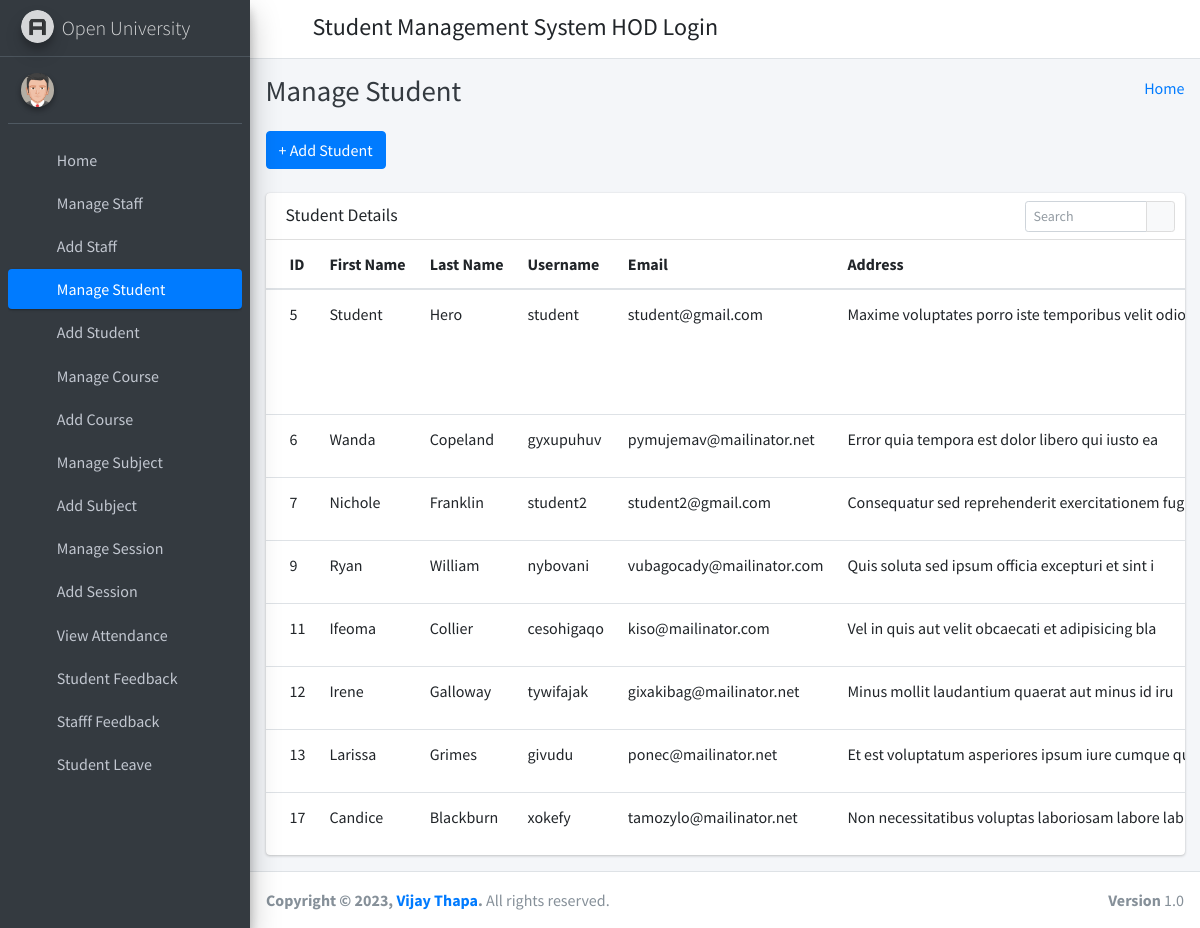
Screenshot of /manage_student/ (signed in) with the database file from the repository.
### student_management_app/models.py (models this page shows)
class Students(models.Model):
    id = models.AutoField(primary_key=True)
    admin = models.OneToOneField(CustomUser, on_delete = models.CASCADE)
    gender = models.CharField(max_length=50)
    profile_pic = models.FileField()
    address = models.TextField()
    course_id = models.ForeignKey(Courses, on_delete=models.DO_NOTHING, default=1)
    session_year_id = models.ForeignKey(SessionYearModel, on_delete=models.CASCADE)
    created_at = models.DateTimeField(auto_now_add=True)
    updated_at = models.DateTimeField(auto_now=True)
    objects = models.Manager()

class CustomUser(AbstractUser):
    user_type_data = ((1, "HOD"), (2, "Staff"), (3, "Student"))
    user_type = models.CharField(default=1, choices=user_type_data, max_length=10)

### student_management_app/HodViews.py (the view)
# urls.py: path('manage_student/', HodViews.manage_student, name="manage_student"),
def manage_student(request):
    students = Students.objects.all()
    context = {
        "students": students
    }
    return render(request, 'hod_template/manage_student_template.html', context)

### student_management_app/LoginCheckMiddleWare.py (called while the page is built, shortened)
    def process_view(self, request, view_func, view_args, view_kwargs):
        modulename = view_func.__module__
        user = request.user
        if user.is_authenticated:
            if user.user_type == "1":
                if modulename == "student_management_app.HodViews":
                    pass
                elif modulename == "student_management_app.views" or modulename == "django.views.static":
                    pass
                else:
                    return redirect("admin_home")
            else:
                return redirect("login")
        else:
            if request.path == reverse("login") or request.path == reverse("doLogin"):
                pass
            else:
                return redirect("login")

### student_management_app/templates/hod_template/manage_student_template.html (shortened to what this page needs)
{% extends 'hod_template/base_template.html' %}
{% block page_title %}
    Manage Student
{% endblock page_title %}
{% block main_content %}
{% load static %}
<section class="content">
        <div class="container-fluid">
            <a class="btn btn-primary" href="{% url 'add_student' %}" role="button">+ Add Student</a> <br/>&nbsp;
            <div class="row">
                <div class="col-md-12">
                    <div class="card">
                        <div class="card-header">
                            <h3 class="card-title">Student Details</h3>
                            <div class="card-tools">
                            <div class="input-group input-group-sm" style="width: 150px;">
                                <input type="text" name="table_search" class="form-control float-right" placeholder="Search">
                                <div class="input-group-append">
                                <button type="submit" class="btn btn-default"><i class="fas fa-search"></i></button>
                                </div>
                            </div>
                            </div>
                        </div>
                        <div class="card-body table-responsive p-0">
                            <table class="table table-hover text-nowrap">
                            <thead>
                                <tr>
                                <th>ID</th>
                                <th>First Name</th>
                                <th>Last Name</th>
                                <th>Username</th>
                                <th>Email</th>
                                <th>Address</th>
                                </tr>
                            </thead>
                            <tbody>
                                {% for student in students %}
                                <tr>
                                <td>{{ student.admin.id }}</td>
                                <td>{{ student.admin.first_name }}</td>
                                <td>{{ student.admin.last_name }}</td>
                                <td>{{ student.admin.username }}</td>
                                <td>{{ student.admin.email }}</td>
                                <td>{{ student.address }}</td>
                                </tr>
                                {% endfor %}
                            </tbody>
                            </table>
                        </div>
                        </div>
                </div>
            </div>
        </div>
      </section>
  {% endblock main_content %}

### student_management_app/templates/hod_template/base_template.html (shortened to what this page needs)
{% load static %}
<!DOCTYPE html>
<html>
<head>
  <link rel="stylesheet" href="{% static "fontawesome-free/css/all.min.css" %}">
  <link rel="stylesheet" href="https://code.ionicframework.com/ionicons/2.0.1/css/ionicons.min.css">
  <link rel="stylesheet" href="{% static 'tempusdominus-bootstrap-4/css/tempusdominus-bootstrap-4.min.css' %}">
  <link rel="stylesheet" href="{% static "icheck-bootstrap/icheck-bootstrap.min.css" %}">
  <link rel="stylesheet" href="{% static "jqvmap/jqvmap.min.css" %}">
  <link rel="stylesheet" href="{% static 'dist/css/adminlte.min.css'  %}">
  <link rel="stylesheet" href="{% static "overlayScrollbars/css/OverlayScrollbars.min.css" %}">
  <link rel="stylesheet" href="{% static "daterangepicker/daterangepicker.css" %}">
  <link rel="stylesheet" href="{% static "summernote/summernote-bs4.css" %}">
</head>
<body class="hold-transition sidebar-mini layout-fixed">
  <div class="wrapper">
    <nav class="main-header navbar navbar-expand navbar-white navbar-light">
      <ul class="navbar-nav">
        <li class="nav-item">
          <a class="nav-link" data-widget="pushmenu" href="#" role="button"><i class="fas fa-bars"></i></a>
        </li>
      </ul>
      <h4 style="margin-left: 10px; margin-top: 5px;">Student Management System HOD Login</h4>
      <ul class="navbar-nav ml-auto">
      <li class="nav-item dropdown">
        <a class="nav-link" data-toggle="dropdown" href="#" aria-expanded="false">
          <i class="fas fa-cog"></i>
        </a>
      </li>
    </ul>
    </nav>
    {% include 'hod_template/sidebar_template.html' with user=user id=id %}
    <div class="content-wrapper">
      <div class="content-header">
        <div class="container-fluid">
          <div class="row mb-2">
            <div class="col-sm-6">
              <h1 class="m-0 text-dark">
                {% block page_title %}
                {% endblock page_title %}
              </h1>
            </div>
            <div class="col-sm-6">
              <ol class="breadcrumb float-sm-right">
                <li class="breadcrumb-item"><a href="{% url 'admin_home' %}">Home</a></li>
              </ol>
            </div>
          </div>
        </div>
      </div>
      {% block main_content %}
      {% endblock main_content %}
    </div>
    {% include 'hod_template/footer.html' %}
  </div>
</body>
</html>

### student_management_app/templates/hod_template/sidebar_template.html (shortened to what this page needs)
{% load static %}
<aside class="main-sidebar sidebar-dark-primary elevation-4">
      <a href="{% url 'admin_home' %}" class="brand-link">
        <img src="{% static 'dist/img/AdminLTELogo.png' %}" alt="AdminLTE Logo" class="brand-image img-circle elevation-3"
            style="opacity: .8">
        <span class="brand-text font-weight-light">Open University</span>
      </a>
      <div class="sidebar">
        <div class="user-panel mt-3 pb-3 mb-3 d-flex">
          <div class="image">
            <img src="{% static 'dist/img/user2-160x160.jpg' %}" class="img-circle elevation-2" alt="User Image">
          </div>
          <div class="info">
          </div>
        </div>
        <nav class="mt-2">
          <ul class="nav nav-pills nav-sidebar flex-column" data-widget="treeview" role="menu" data-accordion="false">
            <li class="nav-item">
              {% url 'admin_home' as admin_home %}
              <a href="{{ admin_home }}" class="nav-link {% if request.path == admin_home %} active {% endif %}">
                <i class="nav-icon fas fa-tachometer-alt"></i>
                <p>
                  Home
                </p>
              </a>
            </li>
            <li class="nav-item">
              {% url 'manage_staff' as manage_staff %}
              {% url 'edit_staff' staff_id=id as edit_staff %}
              <a href="{{ manage_staff }}" class="nav-link {% if request.path == manage_staff %} active {% endif %} {% if request.path == edit_staff %} active {% endif %}">
                <i class="nav-icon fas fa-chalkboard-teacher"></i>
                <p>
                  Manage Staff
                </p>
              </a>
            </li>
            <li class="nav-item">
              {% url 'add_staff' as add_staff %}
              <a href="{{ add_staff }}" class="nav-link {% if request.path == add_staff %} active {% endif %}">
                <i class="nav-icon fas fa-th"></i>
                <p>
                  Add Staff
                </p>
              </a>
            </li>
            <li class="nav-item">
              {% url 'manage_student' as manage_student %}
              {% url 'edit_student' student_id=id as edit_student %}
              <a href="{{ manage_student }}" class="nav-link {% if request.path == manage_student %} active {% endif %} {% if request.path == edit_student %} active {% endif %}">
                <i class="nav-icon fas fa-user-graduate"></i>
                <p>
                  Manage Student
                </p>
              </a>
            </li>
            <li class="nav-item">
              {% url 'add_student' as add_student %}
              <a href="{{ add_student }}" class="nav-link {% if request.path == add_student %} active {% endif %}">
                <i class="nav-icon fas fa-th"></i>
                <p>
                  Add Student
                </p>
              </a>
            </li>
            <li class="nav-item">
              {% url 'manage_course' as manage_course %}
              {% url 'edit_course' course_id=id as edit_course %}
              <a href="{{ manage_course }}" class="nav-link {% if request.path == manage_course %} active {% endif %} {% if request.path == edit_course %} active {% endif %}">
                <i class="nav-icon fas fa-chalkboard"></i>
                <p>
                  Manage Course
                </p>
              </a>
            </li>
            <li class="nav-item">
            {% url 'add_course' as add_course %}
              <a href="{{ add_course }}" class="nav-link {% if request.path == add_course %} active {% endif %}">
                <i class="nav-icon fas fa-th"></i>
                <p>
                  Add Course
                </p>
              </a>
            </li>
            <li class="nav-item">
              {% url 'manage_subject' as manage_subject %}
              {% url 'edit_subject' subject_id=id as edit_subject %}
              <a href="{{ manage_subject }}" class="nav-link {% if request.path == manage_subject %} active {% endif %} {% if request.path == edit_subject %} active {% endif %}">
                <i class="nav-icon fas fa-book"></i>
                <p>
                  Manage Subject
                </p>
              </a>
            </li>
            <li class="nav-item">
              {% url 'add_subject' as add_subject %}
              <a href="{{ add_subject }}" class="nav-link {% if request.path == add_subject %} active {% endif %}">
                <i class="nav-icon fas fa-th"></i>
                <p>
                  Add Subject
                </p>
              </a>
            </li>
            <li class="nav-item">
              {% url 'manage_session' as manage_session %}
              {% url 'edit_session' session_id=id as edit_session %}
              <a href="{{ manage_session }}" class="nav-link {% if request.path == manage_session %} active {% endif %} {% if request.path == edit_session %} active {% endif %}">
                <i class="nav-icon fas fa-graduation-cap"></i>
                <p>
                  Manage Session
                </p>
              </a>
            </li>
            <li class="nav-item">
              {% url 'add_session' as add_session %}
              <a href="{{ add_session }}" class="nav-link {% if request.path == add_session %} active {% endif %}">
                <i class="nav-icon fas fa-th"></i>
                <p>
                  Add Session
                </p>
              </a>
            </li>
            <li class="nav-item">
              {% url 'admin_view_attendance' as admin_view_attendance %}
              <a href="{{ admin_view_attendance }}" class="nav-link {% if request.path == admin_view_attendance %} active {% endif %}">
                <i class="nav-icon fas fa-calendar-alt"></i>
                <p>
                  View Attendance
                </p>
              </a>
            </li>
            <li class="nav-item">
              {% url 'student_feedback_message' as student_feedback_message %}
              <a href="{{ student_feedback_message }}" class="nav-link {% if request.path == student_feedback_message %} active {% endif %}">
                <i class="nav-icon fas fa-th"></i>
                <p>
                  Student Feedback
                </p>
              </a>
            </li>
            <li class="nav-item">
              {% url 'staff_feedback_message' as staff_feedback_message %}
              <a href="{{ staff_feedback_message }}" class="nav-link {% if request.path == staff_feedback_message %} active {% endif %}">
                <i class="nav-icon fas fa-th"></i>
                <p>
                  Stafff Feedback
                </p>
              </a>
            </li>
            <li class="nav-item">
              {% url 'student_leave_view' as student_leave_view %}
              <a href="{{ student_leave_view }}" class="nav-link {% if request.path == student_leave_view %} active {% endif %}">
                <i class="nav-icon fas fa-th"></i>
                <p>
                  Student Leave
                </p>
              </a>
            </li>
            <li class="nav-item">
              {% url 'staff_leave_view' as staff_leave_view %}
              <a href="{{ staff_leave_view }}" class="nav-link {% if request.path == staff_leave_view %} active {% endif %}">
                <p>
                </p>
              </a>
            </li>
          </ul>
        </nav>
      </div>
    </aside>

### student_management_app/templates/hod_template/footer.html
<footer class="main-footer">
      <strong>Copyright &copy; {% now "Y" %}, <a href="https://vijaythapa.com.np">Vijay Thapa</a>.</strong>
      All rights reserved.
      <div class="float-right d-none d-sm-inline-block">
        <b>Version</b> 1.0
      </div>
    </footer>

### rows the page displays
Students: admin.id "5", admin.first_name "Student", admin.last_name "Hero", admin.username "student", admin.email "student@gmail.com", address "Maxime voluptates porro iste temporibus velit…"
Students: admin.id "6", admin.first_name "Wanda", admin.last_name "Copeland", admin.username "gyxupuhuv", admin.email "pymujemav@mailinator.net", address "Error quia tempora est dolor libero qui iusto ea"
Students: admin.id "7", admin.first_name "Nichole", admin.last_name "Franklin", admin.username "student2", admin.email "student2@gmail.com", address "Consequatur sed reprehenderit exercitationem fug"
Students: admin.id "9", admin.first_name "Ryan", admin.last_name "William", admin.username "nybovani", admin.email "vubagocady@mailinator.com", address "Quis soluta sed ipsum officia excepturi et sint i"
Students: admin.id "11", admin.first_name "Ifeoma", admin.last_name "Collier", admin.username "cesohigaqo", admin.email "kiso@mailinator.com", address "Vel in quis aut velit obcaecati et adipisicing bla"
Students: admin.id "12", admin.first_name "Irene", admin.last_name "Galloway", admin.username "tywifajak", admin.email "gixakibag@mailinator.net", address "Minus mollit laudantium quaerat aut minus id iru"
Students: admin.id "13", admin.first_name "Larissa", admin.last_name "Grimes", admin.username "givudu", admin.email "ponec@mailinator.net", address "Et est voluptatum asperiores ipsum iure cumque…"
Students: admin.id "17", admin.first_name "Candice", admin.last_name "Blackburn", admin.username "xokefy", admin.email "tamozylo@mailinator.net", address "Non necessitatibus voluptas laboriosam labore lab"
